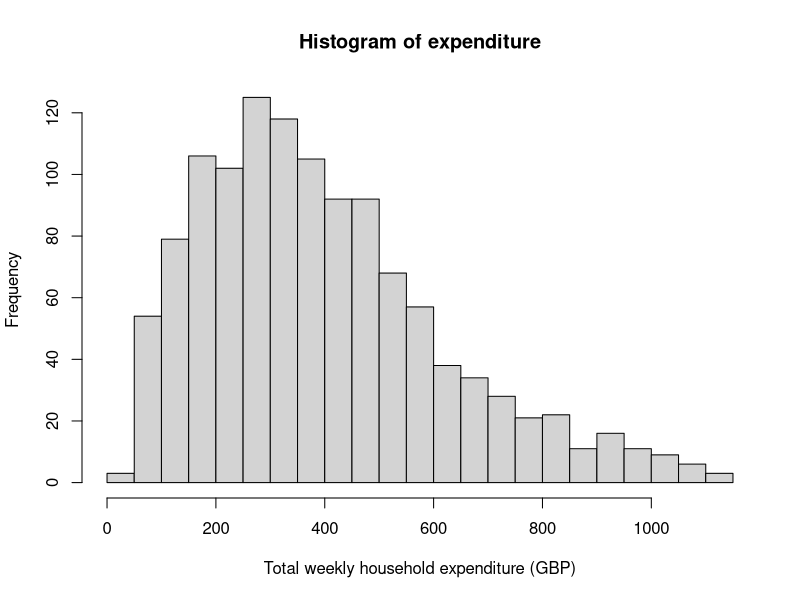
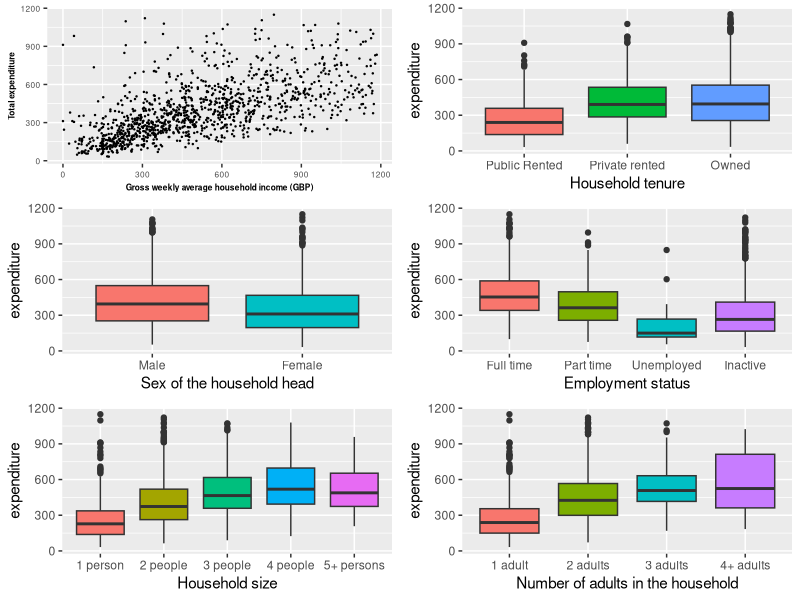
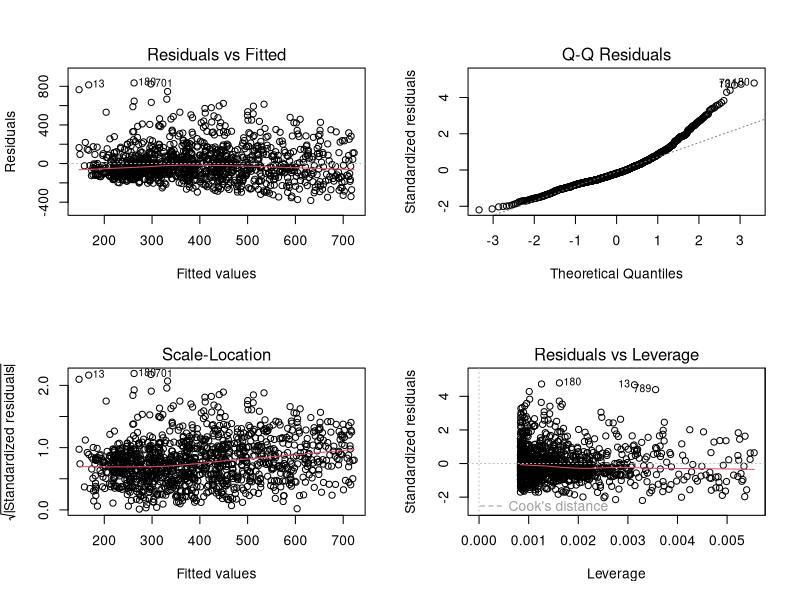
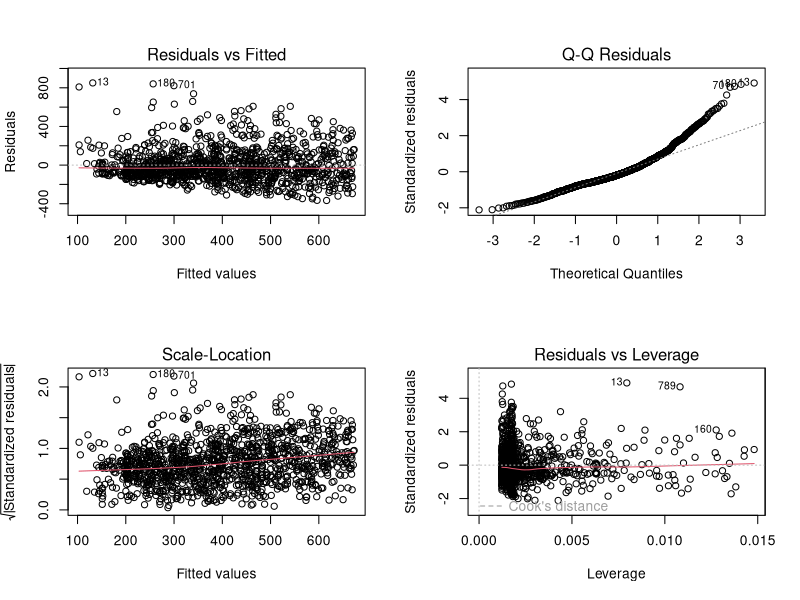
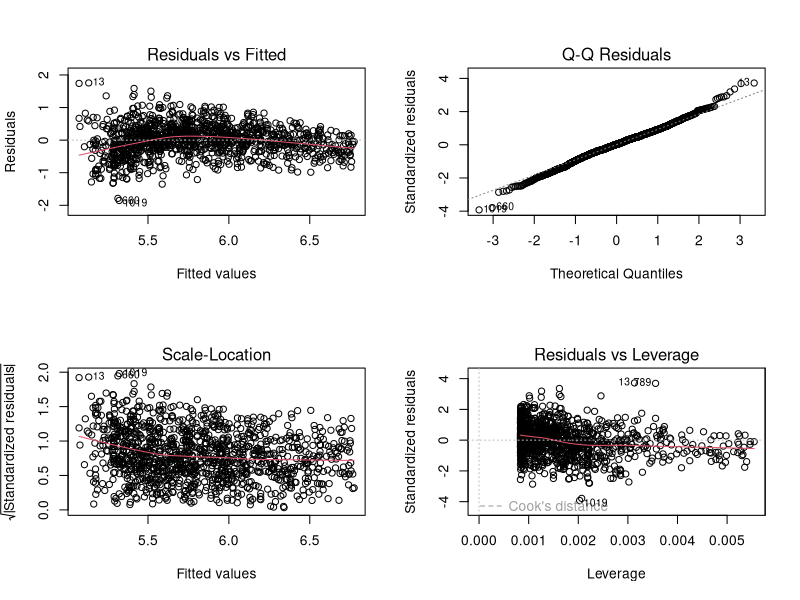
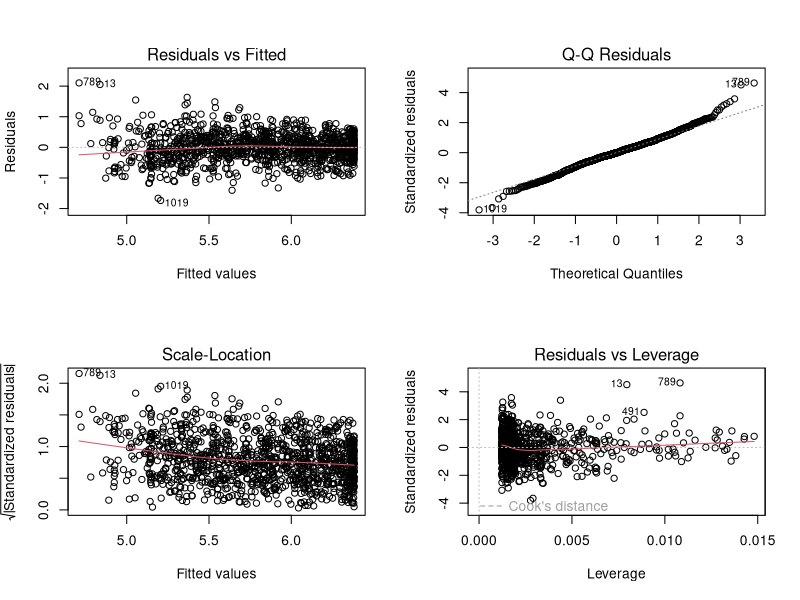
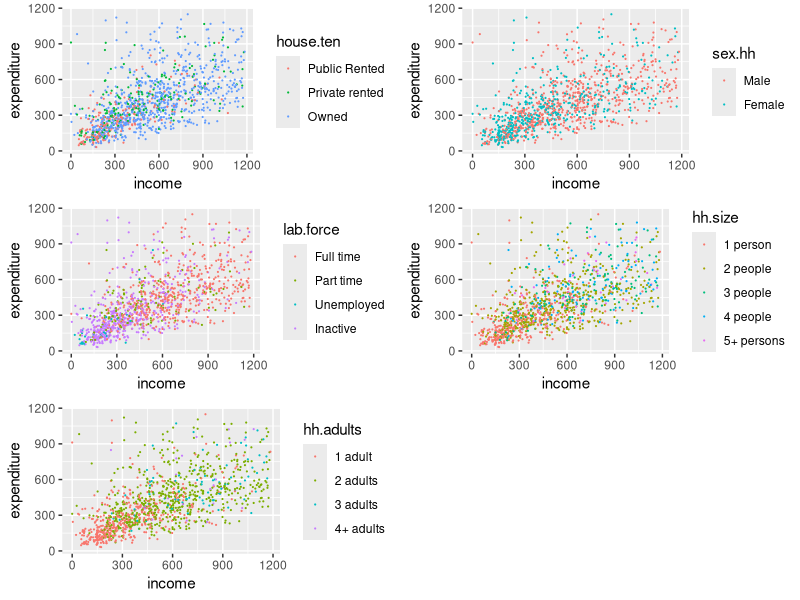
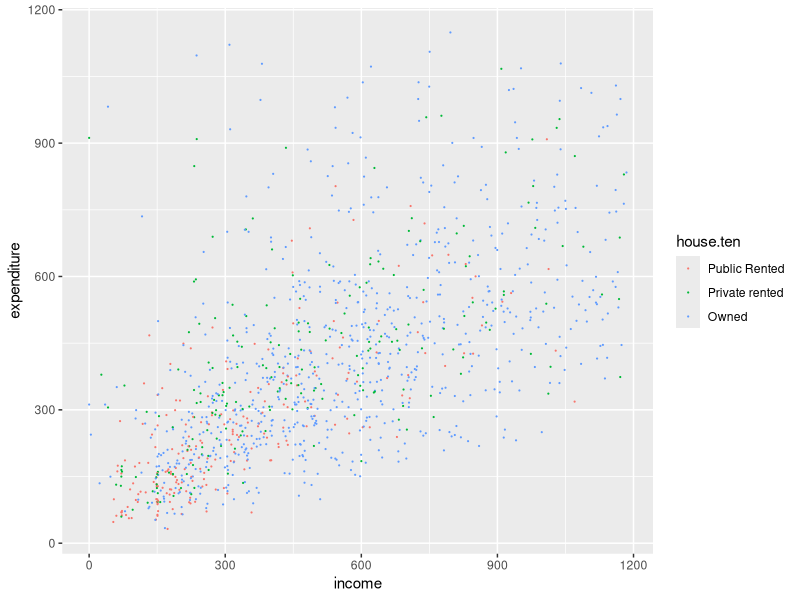

Reproduce these figures in R, in order.
## ---- chunk 1
#Initial environment setup
setwd("~/Desktop/GLM/Coursework/GLM-CW")
expend.df <- read.table("expenditure.txt")
library(tidyverse)
library(kableExtra)
library(gridExtra)
library(broom)
library(MASS)
## ---- chunk 2
#Data cleaning

#coding variables as factors
expend.df$house.ten <- factor(expend.df$house.ten,levels=c(1:3),labels=c("Public Rented","Private rented","Owned"))
expend.df$sex.hh <- factor(expend.df$sex.hh,levels=c(1,2),labels=c("Male","Female"))
expend.df$lab.force <- factor(expend.df$lab.force,levels=c(1:4),labels=c("Full time", "Part time","Unemployed","Inactive"))
expend.df$hh.size <- factor(expend.df$hh.size,levels=c(1:5),labels = c("1 person","2 people","3 people","4 people","5+ persons"))
expend.df$hh.adults <- factor(expend.df$hh.adults,levels = c(1:4), labels = c("1 adult","2 adults","3 adults","4+ adults"))

## ---- chunk 3
#Histogram to examine the expenditure
hist(expend.df$expenditure,breaks = 20,
     xlab = "Total weekly household expenditure (GBP)",
     main = "Histogram of expenditure")

#Creating the 
#scatter plot to look at relationship between income and expenditure
p1<-ggplot(data=expend.df,aes(x=income,y=expenditure))+
  geom_point(size=0.2)+
  xlab("Gross weekly average household income (GBP)")+
  ylab("Total expenditure")+
  theme(axis.text=element_text(size=6),
        axis.title=element_text(size=6,face="bold"))

#boxplots
p2<-ggplot(data=expend.df,aes(y=expenditure,x=house.ten,fill=house.ten))+
  geom_boxplot()+
  xlab("Household tenure")+
  guides(fill=F)

#scale_fill_discrete(name="Household\ntenure")

p3<-ggplot(data=expend.df,aes(y=expenditure,x=sex.hh,fill=sex.hh))+
  geom_boxplot()+
  xlab("Sex of the household head")+
  guides(fill=F)
  
p4<-ggplot(data=expend.df,aes(y=expenditure,x=lab.force,fill=lab.force))+
  geom_boxplot()+
  xlab("Employment status")+
  guides(fill=F)

p5<-ggplot(data=expend.df,aes(y=expenditure,x=hh.size,fill=hh.size))+
  geom_boxplot()+
  xlab("Household size")+
  guides(fill=F)

p6<-ggplot(data=expend.df,aes(y=expenditure,x=hh.adults,fill=hh.adults))+
  geom_boxplot()+
  xlab("Number of adults in the household")+
  guides(fill=F)

grid.arrange(p1,p2,p3,p4,p5,p6,ncol=2,nrow=3)
## ---- chunk 4
#Question 2
lm.income<-lm(expenditure~income,data = expend.df)
#summary(lm.income)
as.data.frame(tidy(lm.income)[,1:3])%>%
  kable(escape = F)%>%
  kable_styling(font_size = 15)
par(mfrow=c(2,2))
plot(lm.income)
## ---- chunk 5
#Question 3
lm.income.sqd <- lm(expenditure~income+I(income^2),data = expend.df)
tidy(lm.income.sqd)[,1:3]%>%
  kable(escape = F)%>%
  kable_styling(font_size = 15)
par(mfrow=c(2,2))
plot(lm.income.sqd)

# lm.log.income.sqd <- lm(log(expenditure)~income+I(income^2),data = expend.df)
# summary(lm.log.income.sqd)
# plot(lm.log.income.sqd)
# 
# gamma.income.sqd <-glm(expenditure~income+I(income^2),data=expend.df,family="Gamma")
# summary(gamma.income.sqd)
# plot(gamma.income.sqd)
## ---- chunk 6
#Question 4
lm.log.income<-lm(log(expenditure)~income,data = expend.df)
tidy(lm.log.income)[,1:3]%>%
  kable(escape = F)%>%
  kable_styling(font_size = 15)
par(mfrow=c(2,2))
plot(lm.log.income)
# #QQ plot much better but not sure about the residual vs fitted if the variance decreases as fitted value increases
## ---- chunk 7
lm.log.income.sqd <- lm(log(expenditure)~income+I(income^2),data = expend.df)
tidy(lm.log.income.sqd)[,1:3]%>%
  kable(escape = F)%>%
  kable_styling(font_size = 15)
par(mfrow=c(2,2))
plot(lm.log.income.sqd)
## ---- chunk 8
#Comparing AIC
AIC(lm.income)
AIC(lm.income.sqd)
AIC(lm.log.income)
AIC(lm.log.income.sqd)
#Comparing R squared
glance(lm.income)$r.squared
glance(lm.income.sqd)$r.squared
glance(lm.log.income)$r.squared
glance(lm.log.income.sqd)$r.squared
#Comparing adjusted R squared
glance(lm.income)$adj.r.squared
glance(lm.income.sqd)$adj.r.squared
glance(lm.log.income)$adj.r.squared
glance(lm.log.income.sqd)$adj.r.squared
## ---- chunk 9
tidy(lm.log.income.sqd)

mean(expend.df$income)
## ---- chunk 10
#interaction between sex and income
interaction.continous <-function(var){
  ggplot(data=expend.df,aes(x=income,y=expenditure,colour=.data[[var]]))+
    geom_point(size=0.1)
}


int1<-interaction.continous("house.ten")
int2<-interaction.continous("sex.hh")
int3<-interaction.continous("lab.force")
int4<-interaction.continous("hh.size")
int5<-interaction.continous("hh.adults")

grid.arrange(int1,int2,int3,int4,int5,ncol=2,nrow=3)
int1
int2
int3
int4
int5
## ---- chunk 11
lm.log.full<-lm(log(expenditure)~income+I(income^2)+income*sex.hh+income*hh.adults+income*house.ten+lab.force*income+hh.size*income,data=expend.df)
step.method<- step(lm.log.full,trace=F)
tidy(step.method)
AIC(step.method)
glance(step.method)$adj.r.squared
plot(step.method)
#got rid of 2 interactions: income:sex and income:hhsize
## ---- chunk 12
lm.log.full.no.int<-lm(log(expenditure)~income+I(income^2)+sex.hh+hh.adults+house.ten+lab.force+hh.size,data=expend.df)
summary(lm.log.full.no.int)
step.method<- step(lm.log.full.no.int,trace=F)

plot(lm.log.full.no.int)
## ---- chunk 13
#adding these into the model 1 by 1
new.lm.add.sex<-update(lm.log.full.no.int, .~.+income*sex.hh)
anova(lm.log.full.no.int,new.lm.add.sex)
summary(new.lm.add.sex)

AIC(lm.log.full.no.int)
AIC(new.lm.add.sex)

glance(lm.log.full.no.int)$adj.r.squared
glance(new.lm.add.sex)$adj.r.squared
#Not really much difference and note that interaction is not significant

new.lm.add.adults<-update(lm.log.full.no.int, .~.+income*hh.adults)
anova(lm.log.full.no.int,new.lm.add.adults)
summary(new.lm.add.adults)

AIC(lm.log.full.no.int)
AIC(new.lm.add.adults)

glance(lm.log.full.no.int)$adj.r.squared
glance(new.lm.add.adults)$adj.r.squared


new.lm.add.ten<-update(lm.log.full.no.int, .~.+income*house.ten)
anova(lm.log.full.no.int,new.lm.add.ten)
summary(new.lm.add.ten)

AIC(lm.log.full.no.int)
AIC(new.lm.add.ten)

glance(lm.log.full.no.int)$adj.r.squared
glance(new.lm.add.ten)$adj.r.squared


AIC(lm.log.full)
AIC(lm.log.full.no.int)
glance(lm.log.full.no.int)$adj.r.squared
glance(lm.log.full)$adj.r.squared
## ---- chunk 14
# Attempting Box-Cox transformation to check whether distribution is better
estim_BoxCox <- boxcox(expenditure ~ income+sex.hh+hh.adults+house.ten+lab.force+hh.size+income:hh.adults+income:house.ten+income:lab.force,data =expend.df)
# Find optimal lambda
lambda <- estim_BoxCox$x[ which.max( estim_BoxCox$y ) ]
